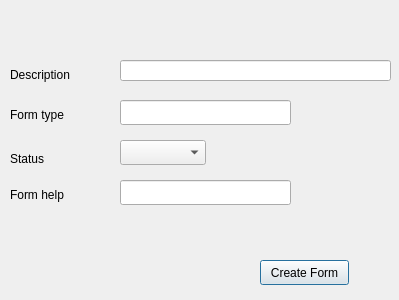
<?xml version="1.0" encoding="UTF-8"?>
<ui version="4.0">
 <class>Dialog</class>
 <widget class="QDialog" name="Dialog">
  <property name="geometry">
   <rect>
    <x>0</x>
    <y>0</y>
    <width>399</width>
    <height>300</height>
   </rect>
  </property>
  <property name="windowTitle">
   <string>Form</string>
  </property>
  <widget class="QComboBox" name="CMB_formStatus">
   <property name="geometry">
    <rect>
     <x>120</x>
     <y>140</y>
     <width>86</width>
     <height>25</height>
    </rect>
   </property>
  </widget>
  <widget class="QPushButton" name="BTN_createForm">
   <property name="geometry">
    <rect>
     <x>260</x>
     <y>260</y>
     <width>89</width>
     <height>25</height>
    </rect>
   </property>
   <property name="text">
    <string>Create Form</string>
   </property>
  </widget>
  <widget class="QLabel" name="label_3">
   <property name="geometry">
    <rect>
     <x>10</x>
     <y>60</y>
     <width>99</width>
     <height>29</height>
    </rect>
   </property>
   <property name="text">
    <string>Description</string>
   </property>
  </widget>
  <widget class="QLabel" name="label">
   <property name="geometry">
    <rect>
     <x>10</x>
     <y>150</y>
     <width>67</width>
     <height>17</height>
    </rect>
   </property>
   <property name="text">
    <string>Status</string>
   </property>
  </widget>
  <widget class="QLineEdit" name="LE_desc">
   <property name="geometry">
    <rect>
     <x>120</x>
     <y>60</y>
     <width>271</width>
     <height>21</height>
    </rect>
   </property>
  </widget>
  <widget class="QLineEdit" name="LE_type">
   <property name="geometry">
    <rect>
     <x>120</x>
     <y>100</y>
     <width>171</width>
     <height>25</height>
    </rect>
   </property>
   <property name="placeholderText">
    <string/>
   </property>
  </widget>
  <widget class="QLabel" name="label_7">
   <property name="geometry">
    <rect>
     <x>10</x>
     <y>100</y>
     <width>99</width>
     <height>29</height>
    </rect>
   </property>
   <property name="text">
    <string>Form type</string>
   </property>
  </widget>
  <widget class="QLineEdit" name="LE_help">
   <property name="geometry">
    <rect>
     <x>120</x>
     <y>180</y>
     <width>171</width>
     <height>25</height>
    </rect>
   </property>
   <property name="placeholderText">
    <string/>
   </property>
  </widget>
  <widget class="QLabel" name="label_8">
   <property name="geometry">
    <rect>
     <x>10</x>
     <y>180</y>
     <width>99</width>
     <height>29</height>
    </rect>
   </property>
   <property name="text">
    <string>Form help</string>
   </property>
  </widget>
 </widget>
 <resources/>
 <connections/>
</ui>
